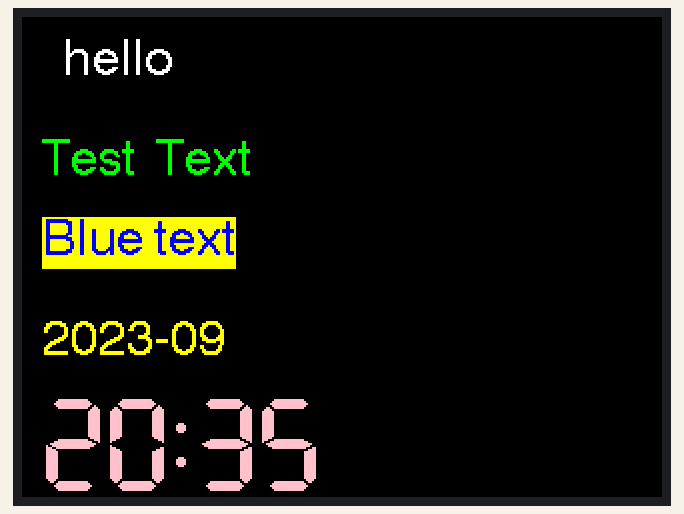
This sketch was run on a simulated ESP8266 (NodeMCU). On the bench: 320×240 colour display.

Above: at 0.3 s.

The sketch:

DisplayClient.ino
```cpp
#include <SPI.h>
#include <TFT_eSPI.h>

TFT_eSPI tft = TFT_eSPI();

void setup(void) {
  // 初始化彩屏
  tft.init();
  tft.fillScreen(TFT_BLACK);
  tft.setRotation(3);
  // 设置起始坐标(20, 10)，4 号字体
  tft.setCursor(20, 10, 4);
  // 设置文本颜色为白色，黑色文本背景
  tft.setTextColor(TFT_WHITE, TFT_BLACK);
  // 设置显示的文字，注意这里有个换行符 \n 产生的效果
  tft.println("hello");


  // 设置起始坐标(10, 140)，4 号字体，文本颜色绿色，无背景设置
  tft.setCursor(10, 60, 4);
  tft.setTextColor(TFT_GREEN);
  tft.println("Test  Text\n");


  // 设置起始坐标(70, 180)，字体不变，文本颜色蓝色，黄色文本背景
  tft.setCursor(10, 100);
  tft.setTextColor(TFT_BLUE, TFT_YELLOW);
  tft.println("Blue text");

  // 设置起始坐标(50, 220)，4 号字体，文本颜色黄色，无背景设置
  tft.setCursor(10, 150);
  tft.setTextFont(4);
  tft.setTextColor(TFT_YELLOW);
  tft.println("2023-09");

  // 设置起始坐标(50, 260)，7 号字体，文本颜色粉色，无背景设置
  tft.setCursor(10, 190);
  tft.setTextFont(7);
  tft.setTextColor(TFT_PINK);
  tft.println("20:35");
}

void loop() {
}
```
